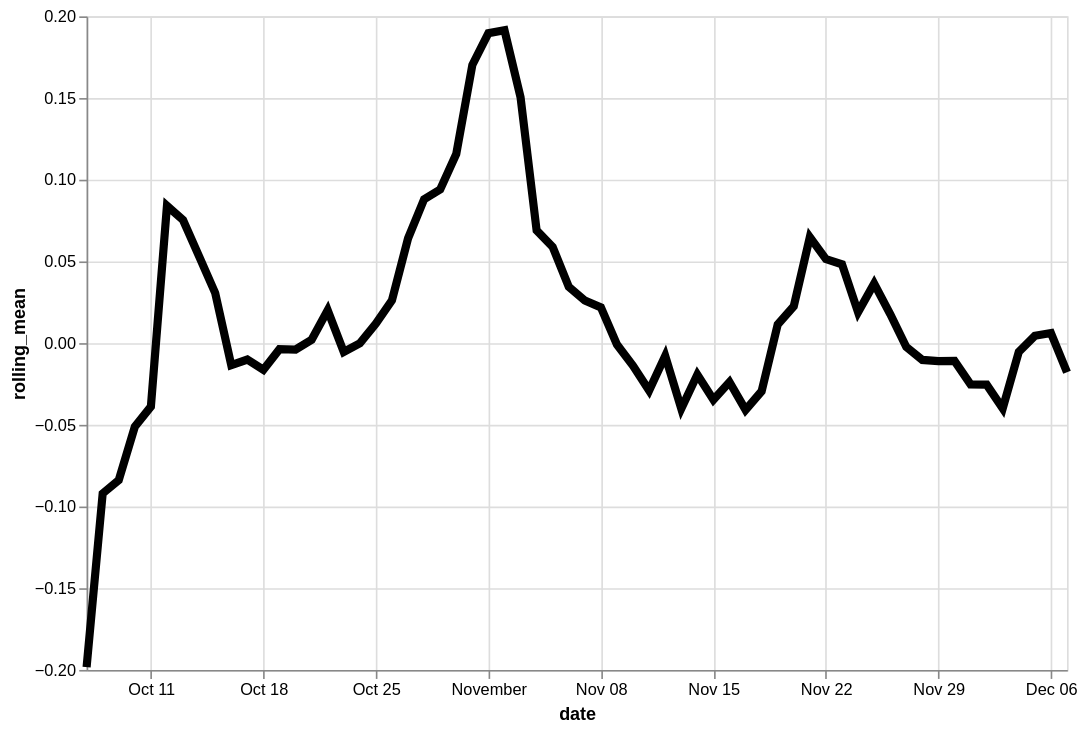

Specify this chart in Vega-Lite:
### Vega-Lite specification from a JSON file in a GitHub repository (floating-point values rounded to 4 significant figures)
{"config": {"view": {"continuousWidth": 400, "continuousHeight": 300}}, "data": {"name": "data-ef22ca27367f164f4d704cf89bf5a63d"}, "mark": {"type": "line", "color": "black", "size": 5}, "encoding": {"x": {"type": "temporal", "field": "date"}, "y": {"type": "quantitative", "field": "rolling_mean"}}, "height": 400, "transform": [{"window": [{"op": "mean", "field": "residual", "as": "rolling_mean"}], "frame": [-4, 3]}], "width": 600, "$schema": "https://vega.github.io/schema/vega-lite/v4.8.1.json", "datasets": {"data-ef22ca27367f164f4d704cf89bf5a63d": [{"date": "2020-10-07T00:00:00", "residual": -1.039}, {"date": "2020-10-08T00:00:00", "residual": 0.03063}, {"date": "2020-10-09T00:00:00", "residual": 0.07132}, {"date": "2020-10-10T00:00:00", "residual": 0.1441}, {"date": "2020-10-11T00:00:00", "residual": 0.3331}, {"date": "2020-10-12T00:00:00", "residual": -0.04309}, {"date": "2020-10-13T00:00:00", "residual": 0.1449}, {"date": "2020-10-14T00:00:00", "residual": 0.04745}, {"date": "2020-10-15T00:00:00", "residual": -0.05612}, {"date": "2020-10-16T00:00:00", "residual": -0.03895}, {"date": "2020-10-17T00:00:00", "residual": -0.1065}, {"date": "2020-10-18T00:00:00", "residual": -0.03479}, {"date": "2020-10-19T00:00:00", "residual": -0.02101}, {"date": "2020-10-20T00:00:00", "residual": -0.01554}, {"date": "2020-10-21T00:00:00", "residual": 0.09522}, {"date": "2020-10-22T00:00:00", "residual": 0.1481}, {"date": "2020-10-23T00:00:00", "residual": -0.05787}, {"date": "2020-10-24T00:00:00", "residual": 0.008842}, {"date": "2020-10-25T00:00:00", "residual": 0.03795}, {"date": "2020-10-26T00:00:00", "residual": -0.2389}, {"date": "2020-10-27T00:00:00", "residual": 0.02153}, {"date": "2020-10-28T00:00:00", "residual": 0.08133}, {"date": "2020-10-29T00:00:00", "residual": 0.2086}, {"date": "2020-10-30T00:00:00", "residual": 0.4514}, {"date": "2020-10-31T00:00:00", "residual": 0.1336}, {"date": "2020-11-01T00:00:00", "residual": 0.05686}, {"date": "2020-11-02T00:00:00", "residual": 0.2118}, {"date": "2020-11-03T00:00:00", "residual": 0.1967}, {"date": "2020-11-04T00:00:00", "residual": 0.1775}, {"date": "2020-11-05T00:00:00", "residual": 0.09538}, {"date": "2020-11-06T00:00:00", "residual": -0.1194}, {"date": "2020-11-07T00:00:00", "residual": -0.2006}, {"date": "2020-11-08T00:00:00", "residual": 0.05246}, {"date": "2020-11-09T00:00:00", "residual": -0.1377}, {"date": "2020-11-10T00:00:00", "residual": 0.1439}, {"date": "2020-11-11T00:00:00", "residual": 0.1636}, {"date": "2020-11-12T00:00:00", "residual": -0.004665}, {"date": "2020-11-13T00:00:00", "residual": -0.008235}, {"date": "2020-11-14T00:00:00", "residual": -0.2404}, {"date": "2020-11-15T00:00:00", "residual": -0.03098}, {"date": "2020-11-16T00:00:00", "residual": -0.2066}, {"date": "2020-11-17T00:00:00", "residual": 0.02921}, {"date": "2020-11-18T00:00:00", "residual": 0.02064}, {"date": "2020-11-19T00:00:00", "residual": 0.2505}, {"date": "2020-11-20T00:00:00", "residual": -0.1411}, {"date": "2020-11-21T00:00:00", "residual": 0.08312}, {"date": "2020-11-22T00:00:00", "residual": 0.08664}, {"date": "2020-11-23T00:00:00", "residual": 0.05794}, {"date": "2020-11-24T00:00:00", "residual": 0.1318}, {"date": "2020-11-25T00:00:00", "residual": -0.07824}, {"date": "2020-11-26T00:00:00", "residual": -0.004378}, {"date": "2020-11-27T00:00:00", "residual": 0.01565}, {"date": "2020-11-28T00:00:00", "residual": -0.0008331}, {"date": "2020-11-29T00:00:00", "residual": -0.06619}, {"date": "2020-11-30T00:00:00", "residual": -0.07442}, {"date": "2020-12-01T00:00:00", "residual": -0.005483}, {"date": "2020-12-02T00:00:00", "residual": 0.1258}, {"date": "2020-12-03T00:00:00", "residual": -0.07751}, {"date": "2020-12-04T00:00:00", "residual": -0.1188}, {"date": "2020-12-05T00:00:00", "residual": 0.01418}, {"date": "2020-12-06T00:00:00", "residual": -0.1169}, {"date": "2020-12-07T00:00:00", "residual": 0.2101}]}}
